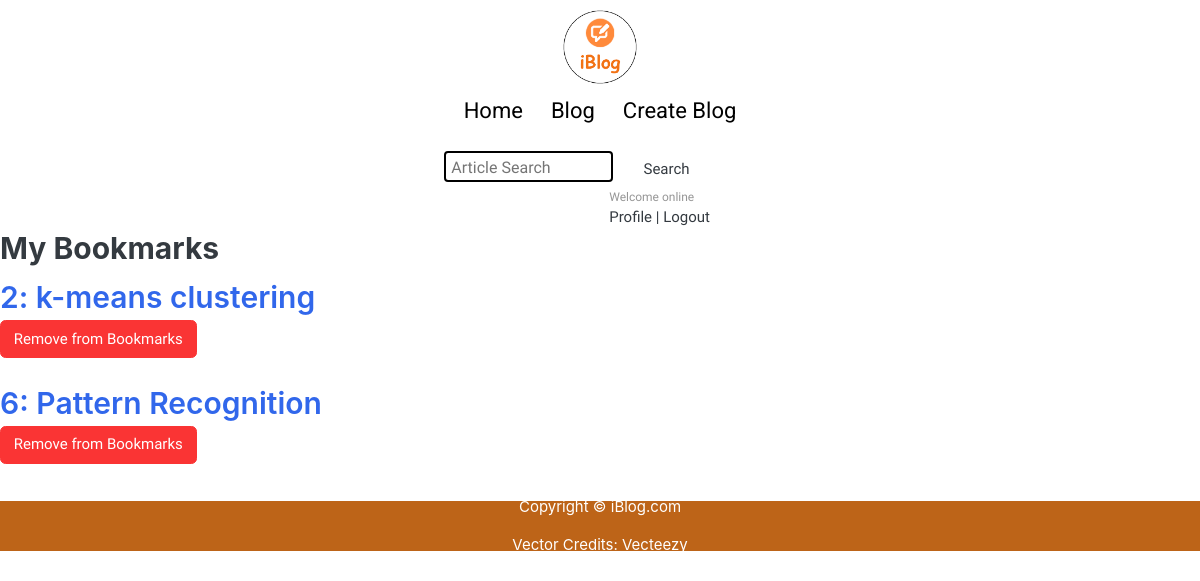
Page /blog/bookmarks/ (signed in) on the committed database.
### blog/models.py (models this page shows, shortened)
class Bookmark(models.Model):
    user = models.ForeignKey(User, on_delete=models.CASCADE)
    post = models.ForeignKey(Post, on_delete=models.CASCADE, null=True, blank=True)

class Post(models.Model):
    title = models.CharField(max_length=200)
    body = models.TextField()
    categories = models.ManyToManyField(Category)
    author = models.ForeignKey(User, on_delete=models.CASCADE)
    image = models.ImageField(upload_to='photos/blog', blank=True)
    date = models.DateTimeField(auto_now_add=True)
    modified_date = models.DateTimeField(auto_now=True)

### blog/views.py (the view)
# urls.py: path('bookmarks/', views.bookmarks_list, name='bookmarks_list'),
@login_required
def bookmarks_list(request):
    bookmarks = Bookmark.objects.filter(user=request.user)
    return render(request, 'blog/bookmarks_list.html', {'bookmarks': bookmarks})

### blog/templates/blog/bookmarks_list.html (shortened to what this page needs)
{% extends "base.html" %}
{% block body %}
<h2>My Bookmarks</h2>
<ul>
  {% for bookmark in bookmarks %}
    <li>
      <a style="font-size: 30px; font-weight:600;" href="{% url 'blog_detail' bookmark.post.id %}">{{bookmark.post.id}}: {{ bookmark.post.title }}</a>
      <form method="post" action="{% url 'bookmark_remove' bookmark.post.id %}">
        <a href="{% url 'bookmarks_list' %}"><button class="btn btn-danger" type="submit">Remove from Bookmarks</button></a>
      </form>
    </li><br>
  {% empty %}
    <li>No bookmarks yet.</li>
  {% endfor %}
</ul>
{% endblock %}

### templates/base.html (shortened to what this page needs)
<!DOCTYPE html>
{% load static %}
<html lang="en">
<head>
    <link rel="stylesheet" href="{% static 'css/utils.css' %}">
    <link rel="stylesheet" href="{% static 'css/style.css' %}">
    <link rel="stylesheet" href="{% static 'css/mobile.css' %}">
    <link href="{% static 'css/bootstrap.css' %}" rel="stylesheet" type="text/css" />
    <link href="{% static 'css/ui.css' %}" rel="stylesheet" type="text/css" />
    <link
      href="{% static 'css/responsive.css'%}"
      rel="stylesheet"
      media="only screen and (max-width: 1200px)"
    />
</head>
<body>
    <nav class="navigation max-width-1 m-auto">
        <div class="nav-left">
            <a href="{% url 'home' %}">
                <span><img src="{% static 'img/logo.png' %}" width="94px" alt=""></span>
            </a>
            <ul>
                <li><a href="/">Home</a></li>
                {% if request.user.is_authenticated %}
                <li><a href="{% url 'blog_list' %}">Blog</a></li>
                {% else %}
                <li><a href="{% url 'login' %}">Blog</a></li>
                {% endif %}
                <li><a href="{% url 'create_blog' %}">Create Blog</a></li>
            </ul>
        </div>
        <div class="nav-right">
            <form method="GET" action="{% url 'blog_list' %}">
                <input class="form-input" type="text" name="q" placeholder="Article Search">
                <button class="btn" type="submit">Search</button>
            </form>
        </div>
        <div class="col-lg-3 col-sm-6 col-8 order-2 order-lg-3">
            <div class="d-flex justify-content-end mb-3 mb-lg-0">
                <div class="widget-header">
                    {% if request.user.is_authenticated %}
                    <small class="title text-muted">Welcome {{request.user.first_name}}</small>
                    <div>
                        <a href="{% url 'profile' request.user.username  %}">Profile</a>
                        <span class="dark-transp"> | </span>
                        <a href="{% url 'logout' %}"> Logout</a>
                    </div>
                    {% endif %}
                </div>
            </div>
        </div>
    </nav>
    {% block body %}
    {% endblock %}
    <div class="footer">
        <p>Copyright &copy; iBlog.com </p>
        <a href="https://www.vecteezy.com/free-vector/typewriter">Vector Credits: Vecteezy</a>
    </div>
</body>
</html>

### static/css/utils.css (style rules this page uses)
:root { --main-bg-color: #bd6418; --font1: "Baloo Bhaina 2", cursive; --font2: "Roboto", sans-serif; }
.max-width-1 { max-width: 80vw; }
.m-auto { margin: auto; }
.btn { padding: 0px 20px; padding-top: 3px; border: 2px solid black; border-radius: 6px; font-family: var(--font1); font-size: 16px; cursor: pointer; transition: all 0.3s ease-in-out; }
.form-input { padding: 0px 5px; padding-top: 3px; font-size: 16px; border: 2px solid black; border-radius: 4px; margin: 0 13px; font-family: var(--font1); }

### static/css/style.css (style rules this page uses)
* { margin: 0; padding: 0; }
.navigation { margin-top: 25px; font-family: var(--font1); display: flex; justify-content: space-between; align-items: center; }
.nav-left { display: flex; }
.nav-left span { font-size: 35px; padding-top: 10px; }
.nav-left ul { display: flex; align-items: center; margin: 0 77px; font-size: 22px; padding-bottom: 23px; }
.nav-left ul li { list-style: none; margin: 0 14px; font-family: var(--font2); transition: all 0.3s ease-in-out; }
.nav-left ul li a { text-decoration: none; color: black; }
.footer { height: 50px; background-color: var(--main-bg-color); display: flex; align-items: center; justify-content: center; color: white; flex-direction: column; }
.footer a { color: white; }

### static/css/mobile.css (style rules this page uses)
@media screen and (max-width: 1200px) { .navigation { flex-direction: column; margin-bottom: 23px; } }
@media screen and (max-width: 1200px) { .nav-left { flex-direction: column; text-align: center; } }
@media screen and (max-width: 1200px) { .form-input { width: 50%; } }

### static/css/ui.css (style rules this page uses)
html { font-family: "Inter", sans-serif; font-size: 15px; }
.widget-header { display: inline-block; vertical-align: middle; position: relative; }
.widget-header a { color: #343a40; }
.widget-header .title { display: block; }

### rows in the picture
Bookmark: post.id "2", post "k-means clustering"
Bookmark: post.id "6", post "Pattern Recognition"

### other values in the picture
{{ request.user.first_name }} "online"
